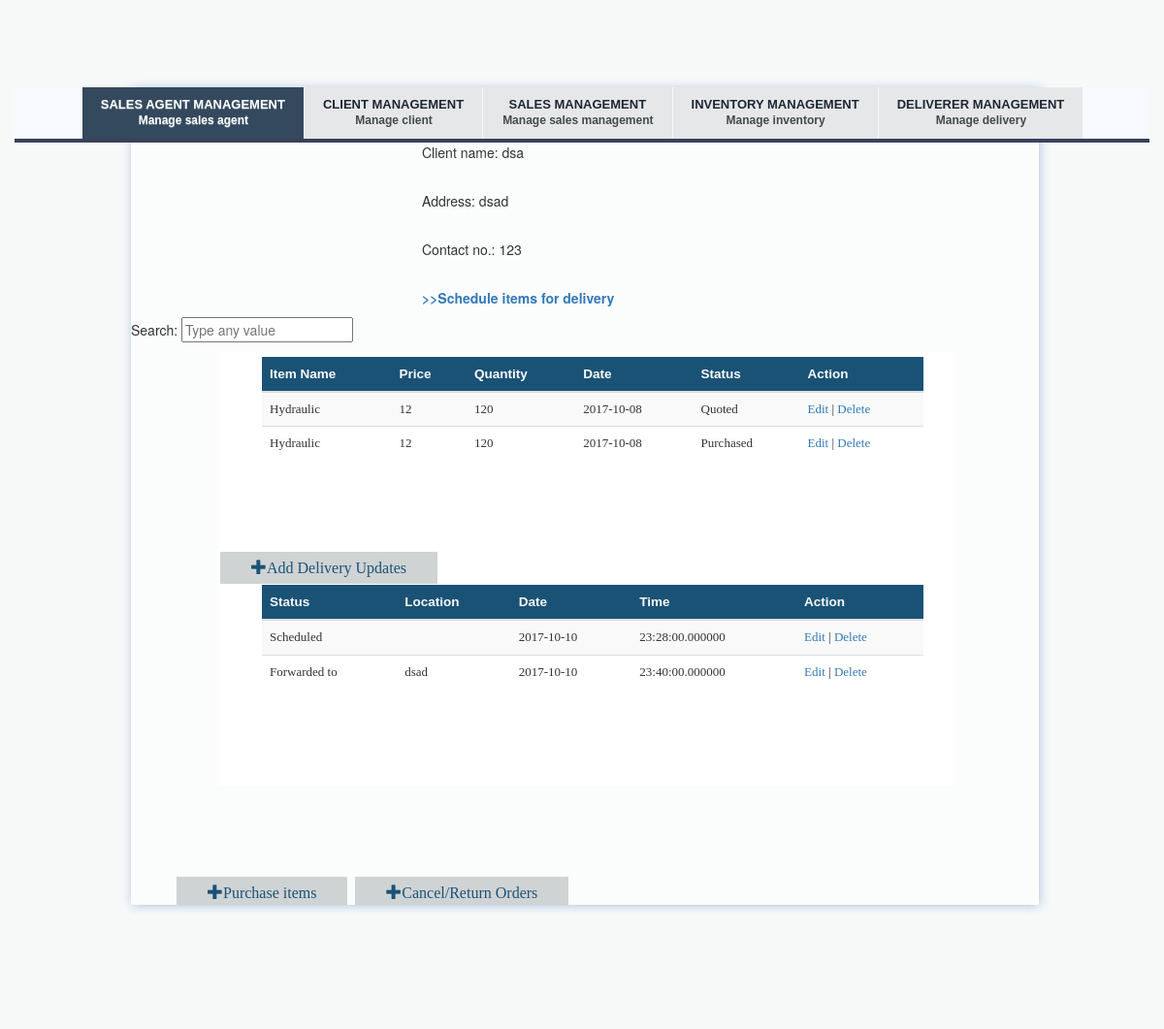
/knoxville/viewTransaction/23, run on the app's committed database.
### tables this page shows
CREATE TABLE `client` (
  `clientID` int(11) NOT NULL,
  `client_name` varchar(50) NOT NULL,
  `address` varchar(50) NOT NULL,
  `contact_no` varchar(11) NOT NULL
);

CREATE TABLE `item` (
  `itemID` int(11) NOT NULL,
  `item_desc` varchar(30) NOT NULL,
  `stocks` int(11) NOT NULL DEFAULT '0'
);

CREATE TABLE `transaction` (
  `transID` int(11) NOT NULL,
  `date` date NOT NULL,
  `time` time NOT NULL,
  `status` varchar(10) NOT NULL,
  `unit_price` int(11) NOT NULL,
  `quantity` int(11) NOT NULL DEFAULT '1',
  `itemID` int(11) NOT NULL,
  `orderID` int(11) NOT NULL
);

CREATE TABLE `shipment_status` (
  `statusID` int(11) NOT NULL,
  `shipID` int(11) NOT NULL,
  `status` varchar(30) NOT NULL,
  `location` varchar(20) NOT NULL,
  `date` date NOT NULL,
  `time` time(6) NOT NULL
);

### application/controllers/knoxville.php (called while the page is built, shortened)
<?php
class Knoxville extends CI_Controller {
    public function __construct(){
        $this->load->model('client_model','Client');
        $this->load->model('sales_agent_model','SalesAgent');
		$this->load->model('order_model','Order');
		$this->load->model('item_model','Item');
		$this->load->model('transaction_model','Transaction');
		$this->load->model('deliverer_model','Deliverer');
		$this->load->model('shipment_model','Shipment');
		$this->load->model('shipment_status_model','ShipStatus');
    }
	public function viewTransaction($orderID){
        $condition = array('orderID' => $orderID);
		$orderRec = $this->Order->read($condition);
		$data['orderID'] = $orderID;
		 foreach($orderRec as $o){
            $clientID = $o['clientID'];
        }
		$condition = array('clientID' => $clientID);
        $clientRec = $this->Client->read($condition);
		 foreach($clientRec as $o){
            $data['cname'] = $o['client_name'];
            $data['cadd'] = $o['address'];
			$data['cnum'] = $o['contact_no'];
        }
		$condition = array('orderID' => $orderID);
		$transRec = $this->Transaction->read($condition);
		$data['trans'] = $transRec;
		$result_array = $this->Item->read();
		$data['items'] = $result_array;
		$ShipRec = $this->Shipment->read($condition);
        $shipRec = false;
        if($ShipRec != false){
             foreach($ShipRec as $s){
                $shipID = $s['shipID'];
            }
            $condition = array('shipID' => $shipID);
            $shipRec = $this->ShipStatus->read($condition);
        }
		$data['ship'] = $shipRec;
		$header_data['title'] = "Order#$orderID: Order Details";
		$this->load->view('include/header',$header_data);
        $this->load->view('trans_view',$data);
    }
}

### index.php (called while the page is built, shortened)
<?php
require_once BASEPATH.'core/CodeIgniter.php';

### application/models/client_model.php (called while the page is built, shortened)
<?php
class Client_model extends CI_Model {
    private $table = 'client';
    function read($condition=null){
        $this->db->select('*');
        $this->db->from($this->table);
        if(isset($condition))
            $this->db->where($condition);
        $query = $this->db->get();
        if($query->num_rows()>0)
            return $query->result_array();
        else
            return false;
    }
}
?>

### application/models/transaction_model.php (called while the page is built, shortened)
<?php
class Transaction_model extends CI_Model {
    private $table = 'transaction';
    function read($condition=null){
        $this->db->select('*');
        $this->db->from($this->table);
        $this->db->order_by('date','desc');
        if(isset($condition))
            $this->db->where($condition);
        $query = $this->db->get();
        if($query->num_rows()>0)
            return $query->result_array();
        else
            return false;
    }
}
?>

### application/models/item_model.php (called while the page is built, shortened)
<?php
class Item_model extends CI_Model {
    private $table = 'item';
    function read($condition=null){
        $this->db->select('*');
        $this->db->from($this->table);
        $query = $this->db->get();
        if($query->num_rows()>0)
            return $query->result_array();
        else
            return false;
    }
}
?>

### application/models/shipment_status_model.php (called while the page is built, shortened)
<?php
class Shipment_status_model extends CI_Model {
    private $table = 'shipment_status';
    function read($condition=null){
        $this->db->select('*');
        $this->db->from($this->table);
        if(isset($condition))
            $this->db->where($condition);
        $query = $this->db->get();
        if($query->num_rows()>0)
            return $query->result_array();
        else
            return false;
    }
}
?>

### application/views/trans_view.php (the view)
<!DOCTYPE html>
<div class="tab-content">
<div class="margin left">
	<p class="font">Client name: <?php echo $cname?></p><br />
	<p class="font">Address: <?php echo $cadd?></p><br />
	<p class="font">Contact no.: <?php echo $cnum?></p><br />
	<p><a href="<?php echo base_url('knoxville/addSched/'.$orderID) ?>" ><b> >>Schedule items for delivery</b></a></p>
</div>
Search: <input type="text" id="myInput" onkeyup="Transaction()" placeholder="Type any value" title="Type ANY value">
    </form><div class="table-responsive table">
	<div class="table-responsive table" >
    <table class="table table-striped" id="myTable">
        <thead>
            <tr id="trHead">
                <th>Item Name</th>
				<th>Price</th>
				<th>Quantity</th>
                <th>Date</th>
                <th>Status</th>
                <th>Action</th>
            </tr>
        </thead>
        <tbody>
            <?php
                foreach($trans as $t){
                    echo "<tr><td>";
					foreach($items as $i)
					{
						if ($t['itemID'] == $i['itemID'])
						echo $i['item_desc'];
					}
					echo '</td><td>'.$t['unit_price'].'</td><td>'.$t['quantity'].'</td><td>'.$t['date'].'</td><td>'.$t['status'].'</td><td><a href="'.base_url('knoxville/updateTransaction/'.$t['transID']).'">Edit</a> | <a href="'.base_url('knoxville/delTransaction/'.$t['transID']).'/'.$orderID.'">Delete</a></td></tr>';
					}
            ?>
        </tbody>
    </table>
	   <table class="table table-striped">
        <thead>
            <tr id="trHead">
				<th>Status</th>
                <th>Location</th>
				<th>Date</th>
                <th>Time</th>
                <th>Action</th>
            </tr>
        </thead>
        <tbody>
            <?php
            if($ship != false ){
				foreach($ship as $s){
				if($s['status']=='Scheduled'){
				echo '<a href="'.base_url('knoxville/addDeliveryStatus/'.$orderID.'/'.$s['shipID'].'').'" class="sub">
				<span class="glyphicon glyphicon-plus"> </span>Add Delivery Updates</a>';}
				}
				 foreach($ship as $s){
                echo '<td>'.$s['status'].'</td><td>'.$s['location'].'</td><td>'.$s['date'].'</td><td>'.$s['time'].'</td>
				<td><a href="'.base_url('knoxville/updateDeliveryStatus/'.$s['statusID'].'/'.$orderID).'">Edit</a> | <a href="'.base_url('knoxville/delDeliveryStatus/'.$s['statusID'].'/'.$orderID).'">Delete</a></td></tr>';
				 }
            }
            ?>
        </tbody>
    </table>
	</div>
	<a href="<?php echo base_url('knoxville/addPurchase/'.$orderID.'') ?>" class="sub">
    <span class="glyphicon glyphicon-plus"> </span>Purchase items</a>
	<a href="<?php echo base_url('knoxville/addRefund/'.$orderID.'') ?>" class="sub">
	<span class="glyphicon glyphicon-plus"> </span>Cancel/Return Orders</a>
</div>
</div>
</body>
</html>

### assets/css/MyCSS.css (style rules this page uses)
body { background-color: #F7F9F9; }
.tab-content { margin-left: 120px; width: 80%; background-color: #FBFCFC; box-shadow: 1px 1px 10px #B0C4DE; }
.table { margin: 5px 45px 100px; width:90%; }
tr#trHead { font-family: sans-serif; font-weight: bold; font-size: 13.5px; color:#FAFAFA; background-color: #1A5276; }
tbody { font-family: verdana; font-size: 13px; }
.sub { font-family: Verdana; font-size: 16px; background-color: #D0D3D4; color: #1A5276; border: none; padding:8px 32px; text-decoration: none; margin: 20px 2px; cursor: pointer; }
.left { margin-left: 80px; }
.margin { margin-left:300px; }

### data on the page
client: client_name "dsa", address "dsad", contact_no "123"
transaction: unit_price "12", quantity "120", date "2017-10-08", status "Quoted"
item: item_desc "Hydraulic"
transaction: unit_price "12", quantity "120", date "2017-10-08", status "Purchased"
shipment_status: status "Scheduled", date "2017-10-10", time "23:28:00.000000"
shipment_status: status "Forwarded to", location "dsad", date "2017-10-10", time "23:40:00.000000"
